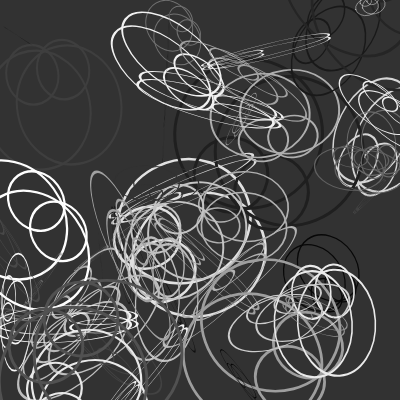
Frame 1 (no input)
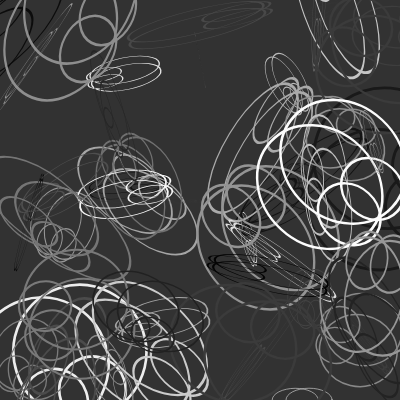
Frame 2 (the mouse pressed at the canvas centre, redrawn once)

The p5.js sketch that drew these frames (run headless with seeded random() and noise() and a simulated clock; the mouse was pressed at the canvas centre and the sketch redrawn once):

// p5.js sketch
// ── sketch.js
function setup() {
  createCanvas(400, 400);
  noLoop();
}

function draw() {
  background(50);
  stroke(255);
  strokeWeight(2);
  noFill();
  for (var i = 0; i < 50; i++) {
  push();
  stroke(random(255));
  translate(random(width), random(height));
  rotate(random(2*PI));
  scale(random(1.5), random(1.5))
  customShape();
  pop();
}
}

function customShape() {
  ellipse(0,0,100,100);
  ellipse(30,0,100,100);
  ellipse(0,30,50,50);
  ellipse(30,30,50,50);
}
